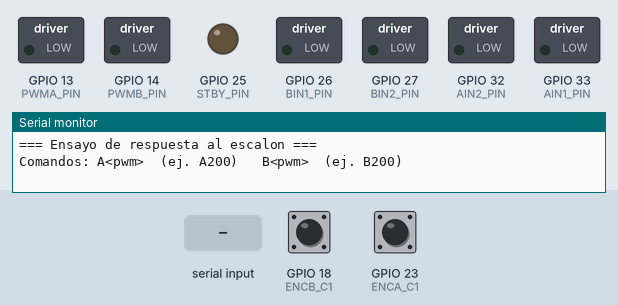
A sketch run on a simulated ESP32. Shown: switched loads named in the sketch (green lamp = pin HIGH), output pins drawn as LEDs (lit = HIGH), the last lines printed to the serial monitor. Inputs (shaded band) come from the test bench; at power-on: GPIO 18 (ENCB_C1) HIGH, GPIO 23 (ENCA_C1) HIGH.

Above: at 1.2 s.
1.3 s: "A90\n" received over Serial
At 3.0 s:
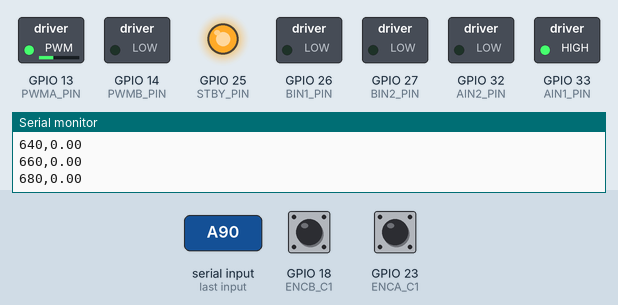
3.8 s: "B90\n" received over Serial
At 6.7 s:
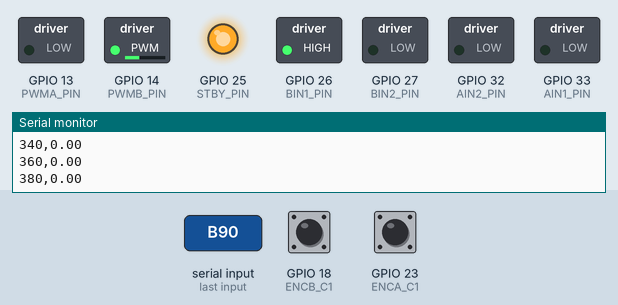
6.8 s: "A,45\n" received over Serial
At 11.5 s:
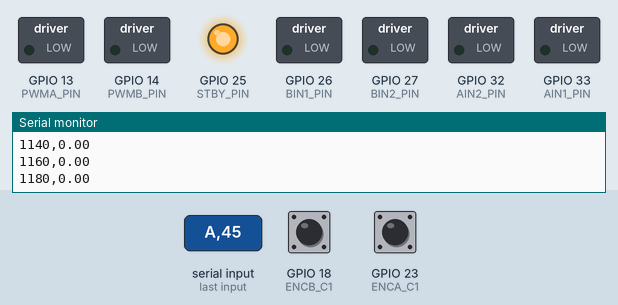
12.8 s: "B,45\n" received over Serial
Timing chart, 0 to 18.8 s (numbered marks = the images above; inputs shaded):
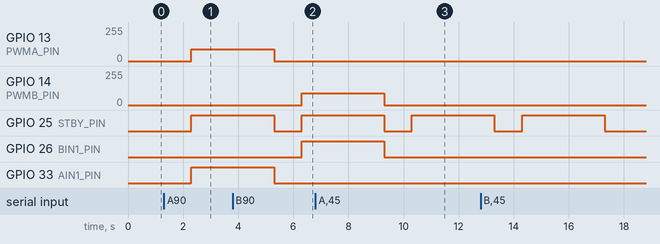

The sketch:

identificacion_escalon.ino
```cpp
/*
  Ensayo de respuesta al escalón para identificar la función de
  transferencia de cada motorreductor (modelo de primer orden
  Gp(s) = K / (tau*s + 1)).

  Uso por Monitor Serial (115200 baudios):
    A<pwm>   -> ej: A200  -> aplica escalón de PWM=200 al motor A
    B<pwm>   -> ej: B200  -> aplica escalón de PWM=200 al motor B
    (pwm entre 0 y 255)

  El sketch:
    1. Detiene el motor y espera a que quede en reposo (1 s).
    2. Aplica el escalón de PWM indicado.
    3. Imprime por Serial, en CSV, "t_ms,rpm" cada SAMPLE_MS, durante
       TEST_DURATION_MS.
    4. Detiene el motor al terminar.

  Copia las líneas impresas (desde el encabezado "t_ms,rpm" hasta que
  termina) a un archivo .csv y ajusta el modelo allí (Excel, Python,
  MATLAB, etc.). Repite con al menos 2-3 valores de pwm distintos por
  motor para verificar linealidad.
*/

// ---------------- Pines del driver TB6612 (confirmados) ----------------
#define PWMA_PIN   13
#define AIN1_PIN   33
#define AIN2_PIN   32
#define STBY_PIN   25

#define PWMB_PIN   14
#define BIN1_PIN   26
#define BIN2_PIN   27

// ---------------- Pines de los encoders ----------------
#define ENCA_C1    23
#define ENCA_C2    22
#define ENCB_C1    18
#define ENCB_C2    5

// ---------------- Calibración de encoder (ticks/vuelta medidos) ----------------
#define CPR_SALIDA_A  78.3   // tras el cambio de conectores, ahora en canal A
#define CPR_SALIDA_B  69.8   // tras el cambio de conectores, ahora en canal B

// El motor montado en espejo ahora quedó en el canal B tras el cambio de
// conectores: invierte el signo para que "adelante" sea positivo en ambos.
#define ENCB_SIGN  -1

// ---------------- PWM (LEDC) ----------------
#define PWM_FREQ        20000
#define PWM_RESOLUTION  8

// ---------------- Parámetros del ensayo ----------------
#define TEST_DURATION_MS   3000  // duración del registro tras el escalón
#define SAMPLE_MS          20    // periodo de muestreo para el log
#define REST_BEFORE_MS     1000  // tiempo de reposo antes de aplicar el escalón

volatile long encoderA_count = 0;
volatile long encoderB_count = 0;

void IRAM_ATTR isrEncoderA() {
  if (digitalRead(ENCA_C1) == digitalRead(ENCA_C2)) {
    encoderA_count++;
  } else {
    encoderA_count--;
  }
}

void IRAM_ATTR isrEncoderB() {
  if (digitalRead(ENCB_C1) == digitalRead(ENCB_C2)) {
    encoderB_count += ENCB_SIGN;
  } else {
    encoderB_count -= ENCB_SIGN;
  }
}

// ==========================================================
//              FUNCIÓN: ACCIONAR MOTORES
// ==========================================================
void setMotor(char motor, int speed) {
  speed = constrain(speed, -255, 255);
  int pwmVal = abs(speed);

  digitalWrite(STBY_PIN, HIGH);

  if (motor == 'A') {
    if (speed > 0) {
      digitalWrite(AIN1_PIN, HIGH);
      digitalWrite(AIN2_PIN, LOW);
    } else if (speed < 0) {
      digitalWrite(AIN1_PIN, LOW);
      digitalWrite(AIN2_PIN, HIGH);
    } else {
      digitalWrite(AIN1_PIN, LOW);
      digitalWrite(AIN2_PIN, LOW);
    }
    ledcWrite(PWMA_PIN, pwmVal);

  } else if (motor == 'B') {
    if (speed > 0) {
      digitalWrite(BIN1_PIN, HIGH);
      digitalWrite(BIN2_PIN, LOW);
    } else if (speed < 0) {
      digitalWrite(BIN1_PIN, LOW);
      digitalWrite(BIN2_PIN, HIGH);
    } else {
      digitalWrite(BIN1_PIN, LOW);
      digitalWrite(BIN2_PIN, LOW);
    }
    ledcWrite(PWMB_PIN, pwmVal);
  }
}

void stopAllMotors() {
  setMotor('A', 0);
  setMotor('B', 0);
  digitalWrite(STBY_PIN, LOW);
}

// ==========================================================
//     LECTURA DE VELOCIDAD INSTANTÁNEA (RPM) EN UNA VENTANA
// ==========================================================
float readSpeedRPM(char motor, unsigned long window_ms) {
  static long lastA = 0, lastB = 0;

  noInterrupts();
  long a = encoderA_count;
  long b = encoderB_count;
  interrupts();

  float rpm = 0;
  float dt_min = window_ms / 60000.0;

  if (motor == 'A') {
    long delta = a - lastA;
    lastA = a;
    rpm = (delta / CPR_SALIDA_A) / dt_min;
  } else {
    long delta = b - lastB;
    lastB = b;
    rpm = (delta / CPR_SALIDA_B) / dt_min;
  }
  return rpm;
}

// ==========================================================
//                 ENSAYO DE RESPUESTA AL ESCALÓN
// ==========================================================
void runStepTest(char motor, int pwmStep) {
  // Reposo antes del escalón, y reset de la referencia del contador
  stopAllMotors();
  delay(REST_BEFORE_MS);
  readSpeedRPM(motor, 1); // limpia el "lastA/lastB" de referencia

  Serial.println();
  Serial.print("# Ensayo escalon motor ");
  Serial.print(motor);
  Serial.print(" PWM=");
  Serial.println(pwmStep);
  Serial.println("t_ms,rpm");

  unsigned long t0 = millis();
  unsigned long lastSample = t0;

  // Aplica el escalón
  setMotor(motor, pwmStep);

  while (millis() - t0 < TEST_DURATION_MS) {
    if (millis() - lastSample >= SAMPLE_MS) {
      unsigned long dt = millis() - lastSample;
      lastSample = millis();
      float rpm = readSpeedRPM(motor, dt);
      Serial.print(millis() - t0);
      Serial.print(",");
      Serial.println(rpm, 2);
    }
  }

  stopAllMotors();
  Serial.println("# Fin del ensayo");
}

void setup() {
  Serial.begin(115200);

  pinMode(AIN1_PIN, OUTPUT);
  pinMode(AIN2_PIN, OUTPUT);
  pinMode(BIN1_PIN, OUTPUT);
  pinMode(BIN2_PIN, OUTPUT);
  pinMode(STBY_PIN, OUTPUT);

  ledcAttach(PWMA_PIN, PWM_FREQ, PWM_RESOLUTION);
  ledcAttach(PWMB_PIN, PWM_FREQ, PWM_RESOLUTION);

  pinMode(ENCA_C1, INPUT_PULLUP);
  pinMode(ENCA_C2, INPUT_PULLUP);
  pinMode(ENCB_C1, INPUT_PULLUP);
  pinMode(ENCB_C2, INPUT_PULLUP);

  attachInterrupt(digitalPinToInterrupt(ENCA_C1), isrEncoderA, CHANGE);
  attachInterrupt(digitalPinToInterrupt(ENCB_C1), isrEncoderB, CHANGE);

  stopAllMotors();

  Serial.println("=== Ensayo de respuesta al escalon ===");
  Serial.println("Comandos: A<pwm>  (ej. A200)   B<pwm>  (ej. B200)");
}

void loop() {
  if (Serial.available()) {
    String cmd = Serial.readStringUntil('\n');
    cmd.trim();

    if (cmd.length() >= 2 && (cmd[0] == 'A' || cmd[0] == 'B')) {
      char motor = cmd[0];
      int pwmVal = cmd.substring(1).toInt();
      pwmVal = constrain(pwmVal, 0, 255);
      runStepTest(motor, pwmVal);
    } else if (cmd.length() > 0) {
      Serial.println("Comando invalido. Ejemplo: A200 o B200");
    }
  }
}
```

Measured:
- after the input at 1.3 s, GPIO 13 (PWMA_PIN): 0/255 → 90/255 after 1.0 s; GPIO 25 (STBY_PIN), GPIO 33 (AIN1_PIN): LOW → HIGH after 1.0 s
- after the input at 3.8 s, GPIO 14 (PWMB_PIN): 0/255 → 90/255 after 2.5 s; GPIO 26 (BIN1_PIN): LOW → HIGH after 2.5 s
